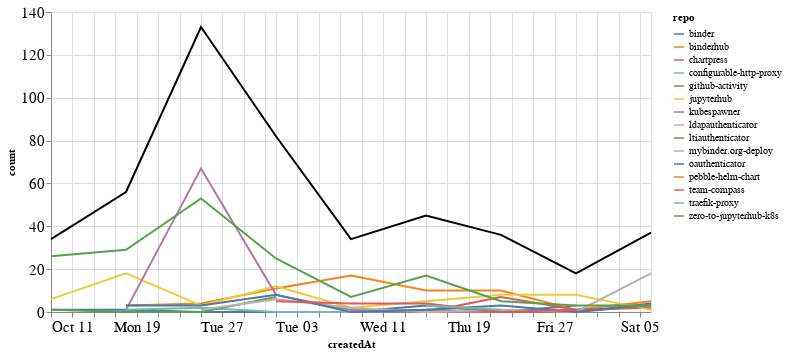

The code cell stored with this chart in its notebook:
### Markdown cell above
### Comments

### Code cell
comments_time = comments.groupby('repo').resample('W', on='createdAt').count()['author'].reset_index()
comments_time = comments_time.rename(columns={'author': 'count'})
comments_time_total = comments_time.groupby('createdAt').agg({"count": "sum"}).reset_index()
ch1 = alt.Chart(comments_time, width=600).mark_line().encode(
    x='createdAt',
    y='count',
    color='repo',
    tooltip="repo"
)

ch2 = alt.Chart(comments_time_total, width=600).mark_line(color="black").encode(
    x='createdAt',
    y='count',
)

ch1 + ch2

### Figure 1 — Vega-Lite specification as saved in the notebook (floating-point values rounded to 4 significant figures)
{"config": {"axisLeft": {"labelFontSize": 15}, "axisBottom": {"labelFontSize": 15}}, "layer": [{"data": {"name": "data-3552743bccf52a511403e2989034452e"}, "mark": "line", "encoding": {"color": {"type": "nominal", "field": "repo"}, "tooltip": {"type": "nominal", "field": "repo"}, "x": {"type": "temporal", "field": "createdAt"}, "y": {"type": "quantitative", "field": "count"}}, "width": 600}, {"data": {"name": "data-ccab257693d1fe8e0a8af8c3215fda13"}, "mark": {"type": "line", "color": "black"}, "encoding": {"x": {"type": "temporal", "field": "createdAt"}, "y": {"type": "quantitative", "field": "count"}}, "width": 600}], "$schema": "https://vega.github.io/schema/vega-lite/v4.8.1.json", "datasets": {"data-3552743bccf52a511403e2989034452e": [{"repo": "binder", "createdAt": "2020-10-11T00:00:00", "count": 1}, {"repo": "binder", "createdAt": "2020-10-18T00:00:00", "count": 1}, {"repo": "binder", "createdAt": "2020-10-25T00:00:00", "count": 0}, {"repo": "binder", "createdAt": "2020-11-01T00:00:00", "count": 0}, {"repo": "binder", "createdAt": "2020-11-08T00:00:00", "count": 0}, {"repo": "binder", "createdAt": "2020-11-15T00:00:00", "count": 3}, {"repo": "binder", "createdAt": "2020-11-22T00:00:00", "count": 0}, {"repo": "binder", "createdAt": "2020-11-29T00:00:00", "count": 3}, {"repo": "binderhub", "createdAt": "2020-10-18T00:00:00", "count": 3}, {"repo": "binderhub", "createdAt": "2020-10-25T00:00:00", "count": 4}, {"repo": "binderhub", "createdAt": "2020-11-01T00:00:00", "count": 11}, {"repo": "binderhub", "createdAt": "2020-11-08T00:00:00", "count": 17}, {"repo": "binderhub", "createdAt": "2020-11-15T00:00:00", "count": 10}, {"repo": "binderhub", "createdAt": "2020-11-22T00:00:00", "count": 10}, {"repo": "binderhub", "createdAt": "2020-11-29T00:00:00", "count": 1}, {"repo": "binderhub", "createdAt": "2020-12-06T00:00:00", "count": 5}, {"repo": "chartpress", "createdAt": "2020-11-08T00:00:00", "count": 1}, {"repo": "chartpress", "createdAt": "2020-11-15T00:00:00", "count": 0}, {"repo": "chartpress", "createdAt": "2020-11-22T00:00:00", "count": 7}, {"repo": "chartpress", "createdAt": "2020-11-29T00:00:00", "count": 1}, {"repo": "chartpress", "createdAt": "2020-12-06T00:00:00", "count": 2}, {"repo": "configurable-http-proxy", "createdAt": "2020-10-18T00:00:00", "count": 1}, {"repo": "configurable-http-proxy", "createdAt": "2020-10-25T00:00:00", "count": 2}, {"repo": "configurable-http-proxy", "createdAt": "2020-11-01T00:00:00", "count": 0}, {"repo": "configurable-http-proxy", "createdAt": "2020-11-08T00:00:00", "count": 0}, {"repo": "configurable-http-proxy", "createdAt": "2020-11-15T00:00:00", "count": 1}, {"repo": "github-activity", "createdAt": "2020-10-11T00:00:00", "count": 1}, {"repo": "github-activity", "createdAt": "2020-10-18T00:00:00", "count": 0}, {"repo": "github-activity", "createdAt": "2020-10-25T00:00:00", "count": 0}, {"repo": "github-activity", "createdAt": "2020-11-01T00:00:00", "count": 7}, {"repo": "jupyterhub", "createdAt": "2020-10-11T00:00:00", "count": 6}, {"repo": "jupyterhub", "createdAt": "2020-10-18T00:00:00", "count": 18}, {"repo": "jupyterhub", "createdAt": "2020-10-25T00:00:00", "count": 3}, {"repo": "jupyterhub", "createdAt": "2020-11-01T00:00:00", "count": 12}, {"repo": "jupyterhub", "createdAt": "2020-11-08T00:00:00", "count": 2}, {"repo": "jupyterhub", "createdAt": "2020-11-15T00:00:00", "count": 5}, {"repo": "jupyterhub", "createdAt": "2020-11-22T00:00:00", "count": 8}, {"repo": "jupyterhub", "createdAt": "2020-11-29T00:00:00", "count": 8}, {"repo": "jupyterhub", "createdAt": "2020-12-06T00:00:00", "count": 1}, {"repo": "kubespawner", "createdAt": "2020-10-18T00:00:00", "count": 1}, {"repo": "kubespawner", "createdAt": "2020-10-25T00:00:00", "count": 67}, {"repo": "kubespawner", "createdAt": "2020-11-01T00:00:00", "count": 8}, {"repo": "kubespawner", "createdAt": "2020-11-08T00:00:00", "count": 1}, {"repo": "kubespawner", "createdAt": "2020-11-15T00:00:00", "count": 0}, {"repo": "kubespawner", "createdAt": "2020-11-22T00:00:00", "count": 0}, {"repo": "kubespawner", "createdAt": "2020-11-29T00:00:00", "count": 1}, {"repo": "ldapauthenticator", "createdAt": "2020-12-06T00:00:00", "count": 1}, {"repo": "ltiauthenticator", "createdAt": "2020-11-15T00:00:00", "count": 1}, {"repo": "ltiauthenticator", "createdAt": "2020-11-22T00:00:00", "count": 0}, {"repo": "ltiauthenticator", "createdAt": "2020-11-29T00:00:00", "count": 0}, {"repo": "ltiauthenticator", "createdAt": "2020-12-06T00:00:00", "count": 3}, {"repo": "mybinder.org-deploy", "createdAt": "2020-10-25T00:00:00", "count": 1}, {"repo": "mybinder.org-deploy", "createdAt": "2020-11-01T00:00:00", "count": 6}, {"repo": "mybinder.org-deploy", "createdAt": "2020-11-08T00:00:00", "count": 2}, {"repo": "mybinder.org-deploy", "createdAt": "2020-11-15T00:00:00", "count": 0}, {"repo": "mybinder.org-deploy", "createdAt": "2020-11-22T00:00:00", "count": 1}, {"repo": "mybinder.org-deploy", "createdAt": "2020-11-29T00:00:00", "count": 0}, {"repo": "mybinder.org-deploy", "createdAt": "2020-12-06T00:00:00", "count": 18}, {"repo": "oauthenticator", "createdAt": "2020-10-18T00:00:00", "count": 3}, {"repo": "oauthenticator", "createdAt": "2020-10-25T00:00:00", "count": 3}, {"repo": "oauthenticator", "createdAt": "2020-11-01T00:00:00", "count": 8}, {"repo": "oauthenticator", "createdAt": "2020-11-08T00:00:00", "count": 0}, {"repo": "oauthenticator", "createdAt": "2020-11-15T00:00:00", "count": 1}, {"repo": "oauthenticator", "createdAt": "2020-11-22T00:00:00", "count": 3}, {"repo": "oauthenticator", "createdAt": "2020-11-29T00:00:00", "count": 0}, {"repo": "oauthenticator", "createdAt": "2020-12-06T00:00:00", "count": 4}, {"repo": "pebble-helm-chart", "createdAt": "2020-11-22T00:00:00", "count": 1}, {"repo": "team-compass", "createdAt": "2020-11-01T00:00:00", "count": 5}, {"repo": "team-compass", "createdAt": "2020-11-08T00:00:00", "count": 4}, {"repo": "team-compass", "createdAt": "2020-11-15T00:00:00", "count": 4}, {"repo": "team-compass", "createdAt": "2020-11-22T00:00:00", "count": 0}, {"repo": "team-compass", "createdAt": "2020-11-29T00:00:00", "count": 1}, {"repo": "traefik-proxy", "createdAt": "2020-11-15T00:00:00", "count": 3}, {"repo": "traefik-proxy", "createdAt": "2020-11-22T00:00:00", "count": 1}, {"repo": "zero-to-jupyterhub-k8s", "createdAt": "2020-10-11T00:00:00", "count": 26}, {"repo": "zero-to-jupyterhub-k8s", "createdAt": "2020-10-18T00:00:00", "count": 29}, {"repo": "zero-to-jupyterhub-k8s", "createdAt": "2020-10-25T00:00:00", "count": 53}, {"repo": "zero-to-jupyterhub-k8s", "createdAt": "2020-11-01T00:00:00", "count": 25}, {"repo": "zero-to-jupyterhub-k8s", "createdAt": "2020-11-08T00:00:00", "count": 7}, {"repo": "zero-to-jupyterhub-k8s", "createdAt": "2020-11-15T00:00:00", "count": 17}, {"repo": "zero-to-jupyterhub-k8s", "createdAt": "2020-11-22T00:00:00", "count": 5}, {"repo": "zero-to-jupyterhub-k8s", "createdAt": "2020-11-29T00:00:00", "count": 3}, {"repo": "zero-to-jupyterhub-k8s", "createdAt": "2020-12-06T00:00:00", "count": 3}], "data-ccab257693d1fe8e0a8af8c3215fda13": [{"createdAt": "2020-10-11T00:00:00", "count": 34}, {"createdAt": "2020-10-18T00:00:00", "count": 56}, {"createdAt": "2020-10-25T00:00:00", "count": 133}, {"createdAt": "2020-11-01T00:00:00", "count": 82}, {"createdAt": "2020-11-08T00:00:00", "count": 34}, {"createdAt": "2020-11-15T00:00:00", "count": 45}, {"createdAt": "2020-11-22T00:00:00", "count": 36}, {"createdAt": "2020-11-29T00:00:00", "count": 18}, {"createdAt": "2020-12-06T00:00:00", "count": 37}]}}
